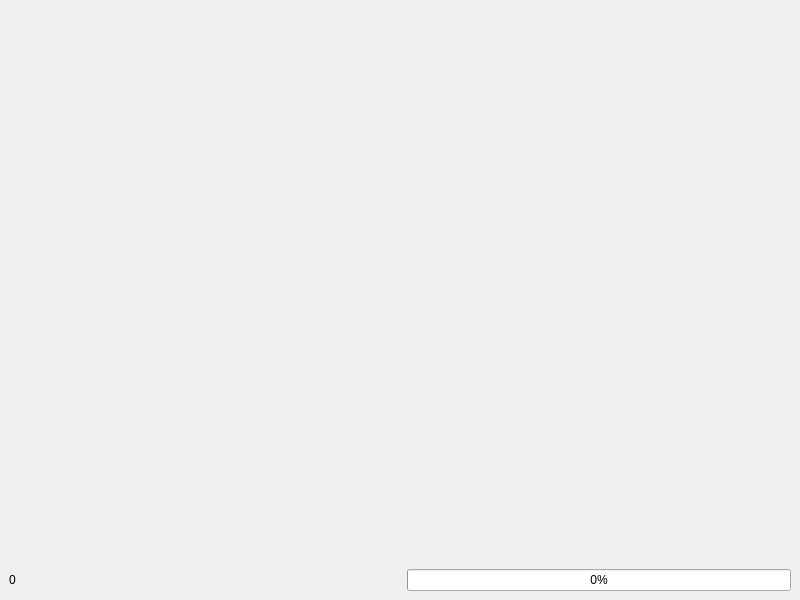
<?xml version="1.0" encoding="UTF-8"?>
<ui version="4.0">
 <class>Qt4Gui</class>
 <widget class="QMainWindow" name="Qt4Gui">
  <property name="geometry">
   <rect>
    <x>0</x>
    <y>0</y>
    <width>800</width>
    <height>600</height>
   </rect>
  </property>
  <property name="windowTitle">
   <string>MainWindow</string>
  </property>
  <widget class="QWidget" name="centralwidget">
   <property name="enabled">
    <bool>true</bool>
   </property>
   <layout class="QVBoxLayout" name="verticalLayout">
    <item>
     <widget class="GLWidget" name="glwidget" native="true">
      <property name="sizePolicy">
       <sizepolicy hsizetype="Expanding" vsizetype="Expanding">
        <horstretch>0</horstretch>
        <verstretch>0</verstretch>
       </sizepolicy>
      </property>
      <property name="accessibleDescription">
       <string/>
      </property>
     </widget>
    </item>
    <item>
     <layout class="QHBoxLayout" name="horizontalLayout">
      <item>
       <widget class="QLabel" name="score_label">
        <property name="text">
         <string>0</string>
        </property>
       </widget>
      </item>
      <item>
       <spacer name="horizontalSpacer">
        <property name="orientation">
         <enum>Qt::Horizontal</enum>
        </property>
        <property name="sizeHint" stdset="0">
         <size>
          <width>40</width>
          <height>20</height>
         </size>
        </property>
       </spacer>
      </item>
      <item>
       <widget class="QProgressBar" name="progressBar1">
        <property name="value">
         <number>0</number>
        </property>
        <property name="textVisible">
         <bool>true</bool>
        </property>
       </widget>
      </item>
     </layout>
    </item>
   </layout>
  </widget>
  <widget class="QMenuBar" name="menubar">
   <property name="geometry">
    <rect>
     <x>0</x>
     <y>0</y>
     <width>800</width>
     <height>19</height>
    </rect>
   </property>
  </widget>
 </widget>
 <customwidgets>
  <customwidget>
   <class>GLWidget</class>
   <extends>QWidget</extends>
   <header location="global">glwidget</header>
   <container>1</container>
  </customwidget>
 </customwidgets>
 <resources/>
 <connections/>
</ui>
